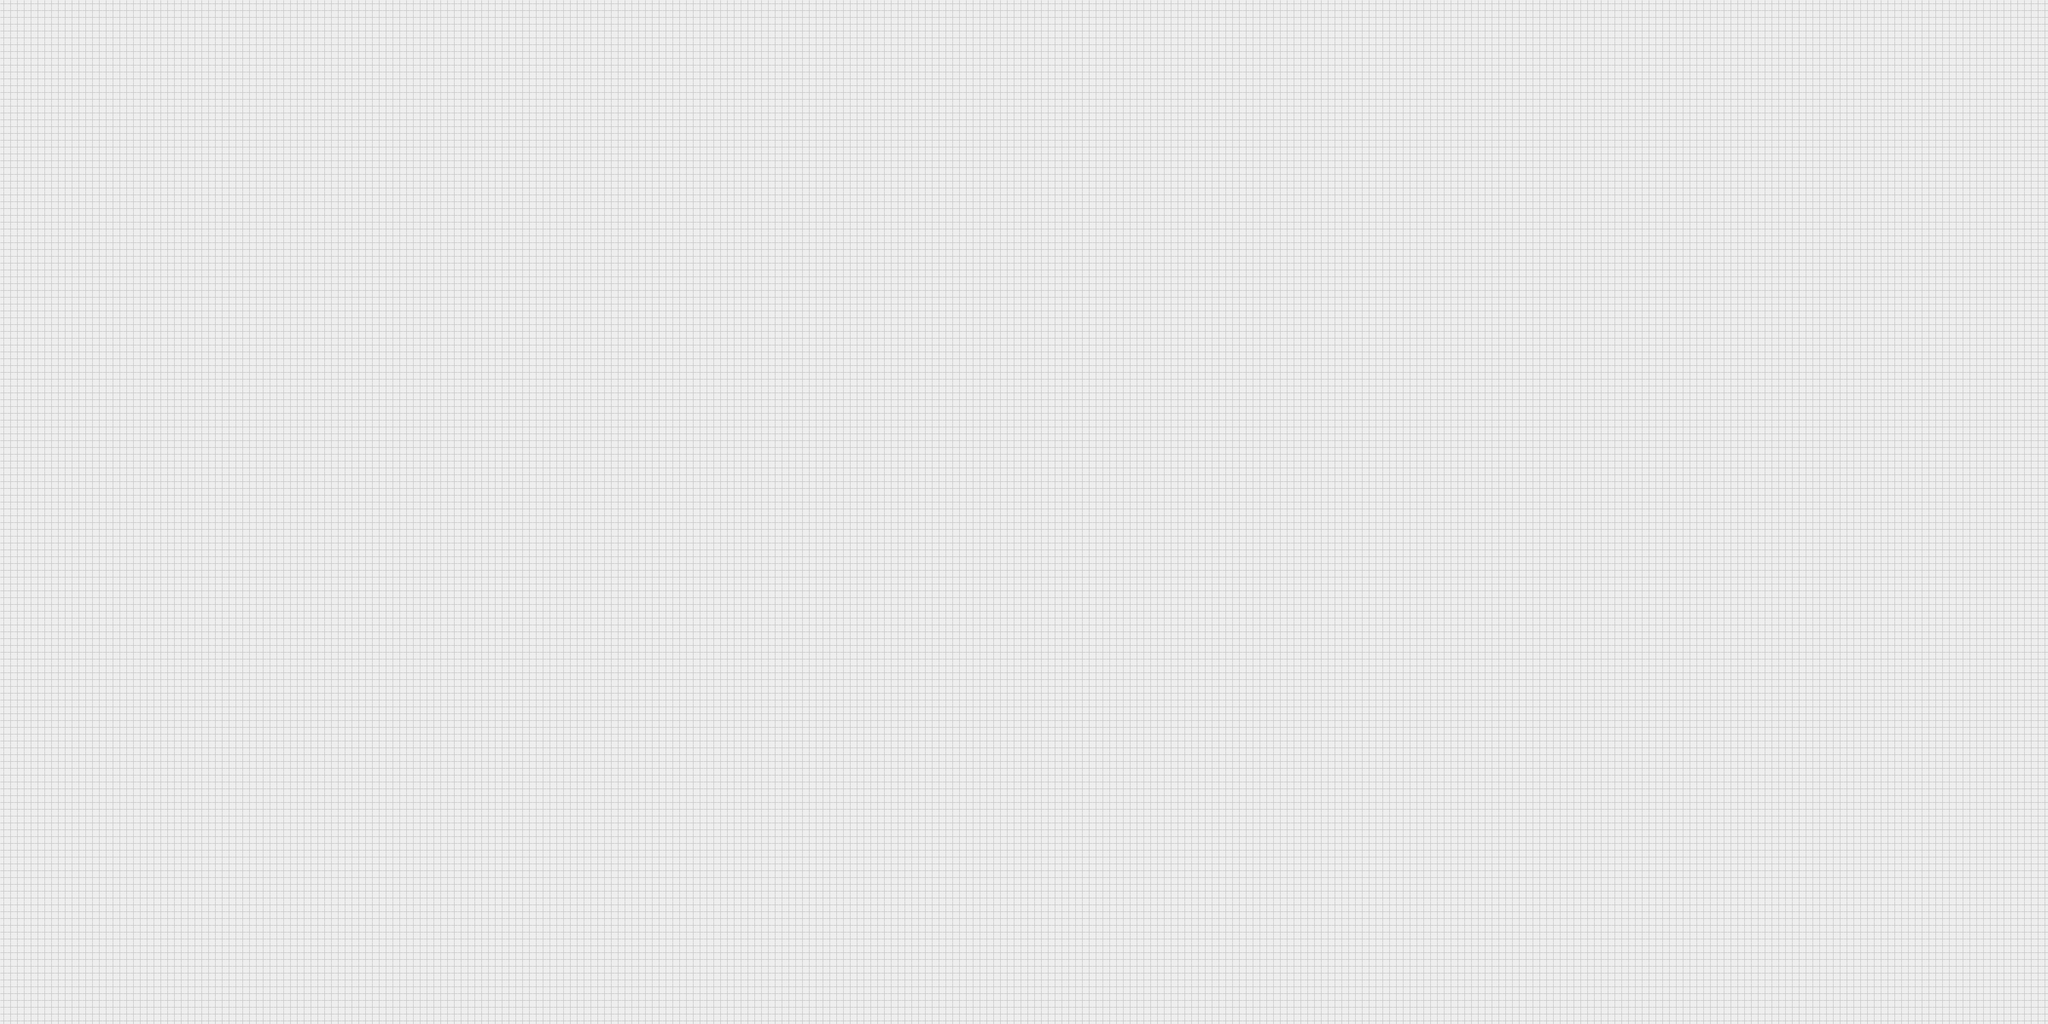

This game map was drawn from its Tiled (.tmx) file and the tilesets committed beside it. A one-line description and the trimmed map source follow:
An orthogonal 300x150 tile map with 10x10 px tiles, 1 tile layer (块层 1).

<map version="1.0" orientation="orthogonal" renderorder="right-down" width="300" height="150" tilewidth="10" tileheight="10" nextobjectid="1">
 <tileset firstgid="1" name="tile-map" tilewidth="10" tileheight="10" tilecount="1" columns="1">
  <image source="tile-map.jpg" width="11" height="11" />
 </tileset>
 <layer name="块层 1" width="300" height="150">
  <data>[45000 cells, 45000 non-empty, 1 distinct tile ids]</data>
 </layer>
</map>
